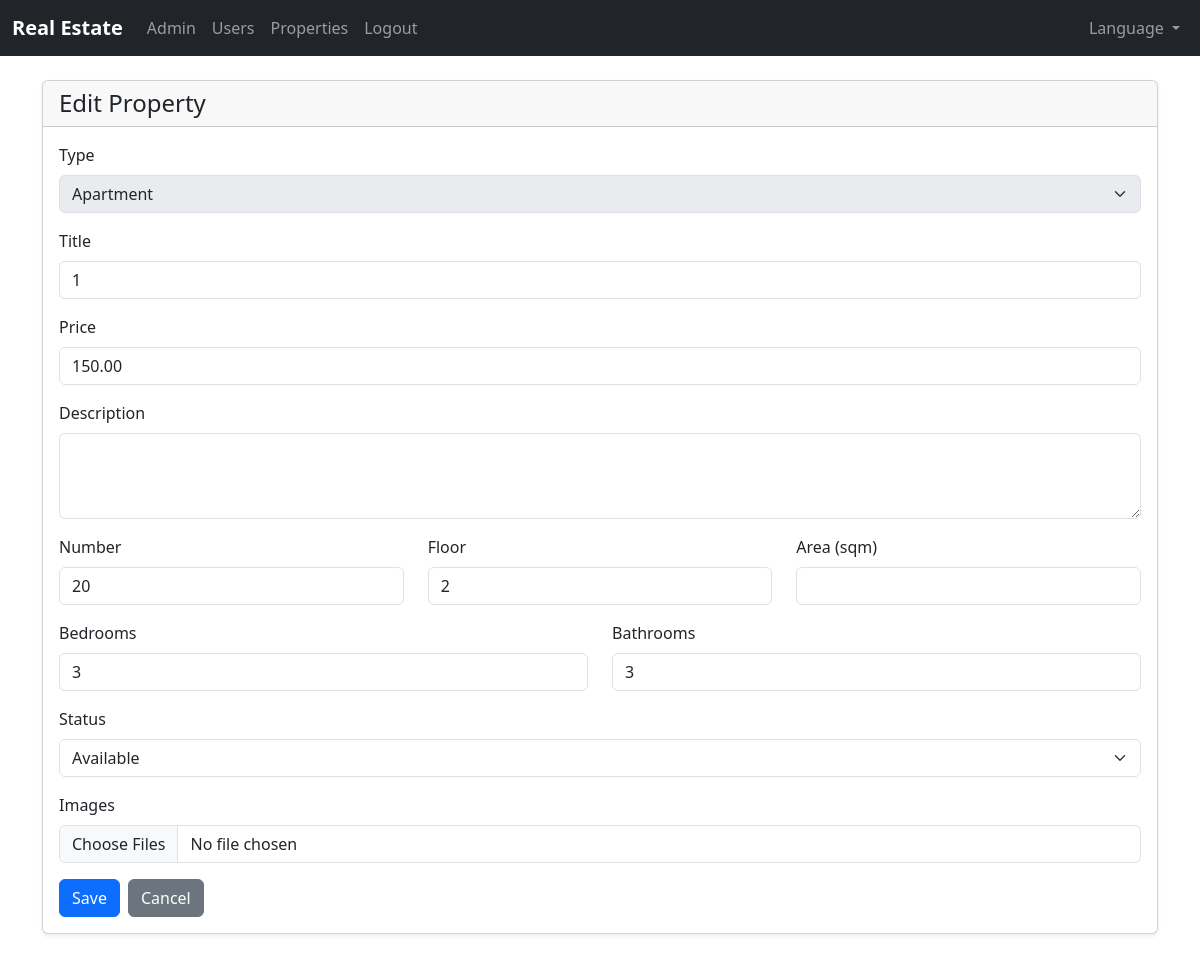
Screenshot of /employee/properties/2/edit (signed in) with the database file from the repository.
### app/models.py (models this page shows)
class TimestampMixin:
    created_at = db.Column(db.DateTime, default=datetime.utcnow, nullable=False)
    updated_at = db.Column(db.DateTime, default=datetime.utcnow, onupdate=datetime.utcnow)

class Property(db.Model, TimestampMixin):
    __tablename__ = "properties"
    id = db.Column(db.Integer, primary_key=True)
    title = db.Column(db.String(200), nullable=False)
    description = db.Column(db.Text)
    price = db.Column(db.Numeric(12, 2), nullable=False, default=0)
    status = db.Column(db.String(50), nullable=False, default="available")
    property_type = db.Column(db.String(20), nullable=False, default="building", index=True)
    images = db.Column(db.Text)  # store comma-separated file names or JSON
    number = db.Column(db.String(50), nullable=True)
    floor = db.Column(db.Integer, nullable=True)
    area_sqm = db.Column(db.Numeric(10, 2), nullable=True)
    bedrooms = db.Column(db.Integer, nullable=True)
    bathrooms = db.Column(db.Integer, nullable=True)
    num_apartments = db.Column(db.Integer, nullable=True)
    num_floors = db.Column(db.Integer, nullable=True)
    contracts = db.relationship("Contract", back_populates="property", lazy="dynamic")
    apartments = db.relationship(
        "Apartment",
        back_populates="building",
        lazy="dynamic",
        cascade="all, delete-orphan",
    )

### app/employee/routes.py (the view, shortened to what this page needs)
@employee_bp.route("/properties/<int:prop_id>/edit", methods=["GET", "POST"])
@login_required
@employee_required
def properties_edit(prop_id: int):
    prop = Property.query.get_or_404(prop_id)
    return render_template("employee/property_form.html", property=prop)

### app/__init__.py (called while the page is built)
def select_locale():
    from flask import session, request
    lang = session.get("lang")
    if lang:
        return lang
    return request.accept_languages.best_match(Config.LANGUAGES.keys())

### app/employee/routes.py (called while the page is built)
def employee_required(func):
    from functools import wraps
    @wraps(func)
    def wrapper(*args, **kwargs):
        if not current_user.is_authenticated or not (current_user.is_employee or current_user.is_admin):
            return abort(403)
        return func(*args, **kwargs)
    return wrapper

### app/models.py (called while the page is built)
    @property
    def is_admin(self) -> bool:
        return self.role == "admin"

    @property
    def is_employee(self) -> bool:
        return self.role == "employee"

### app/templates/employee/property_form.html (shortened to what this page needs)
{% extends 'base.html' %}
{% block content %}
<div class="card shadow-sm">
  <div class="card-header">
    <h4 class="mb-0">{{ property and _('Edit Property') or _('Create Property') }}</h4>
  </div>
  <div class="card-body">
    <form method="post" enctype="multipart/form-data">
      <div class="mb-3">
        <label class="form-label">{{ _('Type') }}</label>
        <select class="form-select" id="property_type" name="property_type" {% if property %}disabled{% endif %}>
          <option value="apartment" {% if property and property.property_type=='apartment' %}selected{% endif %}>{{ _('Apartment') }}</option>
        </select>
      </div>
      <div class="mb-3">
        <label class="form-label">{{ _('Title') }}</label>
        <input class="form-control" name="title" value="{{ property.title if property else '' }}" required />
      </div>
      <div class="mb-3" id="price_field">
        <label class="form-label">{{ _('Price') }}</label>
        <input class="form-control" type="number" step="0.01" id="price_input" name="price" value="{{ property.price if property else '' }}" />
      </div>
      <div class="mb-3" id="description_field">
        <label class="form-label">{{ _('Description') }}</label>
        <textarea class="form-control" name="description" rows="3">{{ property.description if property else '' }}</textarea>
      </div>
      <div id="apartment_fields">
        <div class="row">
          <div class="col-md-4">
            <div class="mb-3">
              <label class="form-label">{{ _('Number') }}</label>
              <input class="form-control" name="number" value="{{ property.number if property else '' }}" />
            </div>
          </div>
          <div class="col-md-4">
            <div class="mb-3">
              <label class="form-label">{{ _('Floor') }}</label>
              <input class="form-control" type="number" step="1" name="floor" value="{{ property.floor if property and property.floor is not none else '' }}" />
            </div>
          </div>
          <div class="col-md-4">
            <div class="mb-3">
              <label class="form-label">{{ _('Area (sqm)') }}</label>
              <input class="form-control" type="number" step="0.01" name="area_sqm" value="{{ property.area_sqm if property and property.area_sqm is not none else '' }}" />
            </div>
          </div>
        </div>
        <div class="row">
          <div class="col-md-6">
            <div class="mb-3">
              <label class="form-label">{{ _('Bedrooms') }}</label>
              <input class="form-control" type="number" step="1" name="bedrooms" value="{{ property.bedrooms if property and property.bedrooms is not none else '' }}" />
            </div>
          </div>
          <div class="col-md-6">
            <div class="mb-3">
              <label class="form-label">{{ _('Bathrooms') }}</label>
              <input class="form-control" type="number" step="1" name="bathrooms" value="{{ property.bathrooms if property and property.bathrooms is not none else '' }}" />
            </div>
          </div>
        </div>
      </div>
      {% if property %}
      <div class="mb-3">
        <label class="form-label">{{ _('Status') }}</label>
        <select class="form-select" name="status">
          <option value="available" {% if property.status=='available' %}selected{% endif %}>{{ _('Available') }}</option>
        </select>
      </div>
      {% endif %}
      <div class="mb-3" id="images_field">
        <label class="form-label">{{ _('Images') }}</label>
        <input class="form-control" type="file" name="images" accept="image/*" multiple />
      </div>
      <div class="d-flex gap-2">
        <button class="btn btn-primary" type="submit">{{ _('Save') }}</button>
        <a class="btn btn-secondary" href="{{ url_for('employee.properties_list') }}">{{ _('Cancel') }}</a>
      </div>
    </form>
  </div>
</div>
{% endblock %}

### app/static/styles.css (style rules this page uses)
body { font-family: system-ui, -apple-system, Segoe UI, Roboto, "Helvetica Neue", Arial, "Noto Sans", "Liberation Sans", sans-serif; }

### rows the page displays
Property: property_type "Apartment", title "1", price "150.00", number "20", floor "2", bedrooms "3", bathrooms "3", status "Available"

### other values shown
{{ property and _('Edit Property') or _('Create Property') }} "Edit Property"
